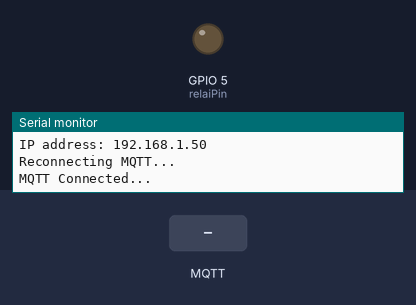
This program was run on a simulated ESP8266 (NodeMCU). Parts: output pins drawn as LEDs (lit = HIGH), the last lines printed to the serial monitor. The test bench sets the inputs (shaded band). WiFi joins after 1.5 s; servers stay silent unless stated; no MQTT or app messages arrive unless stated.

Above: at 2.7 s.
2.8 s: MQTT message "1" arrives on the first subscribed topic
At 3.2 s:
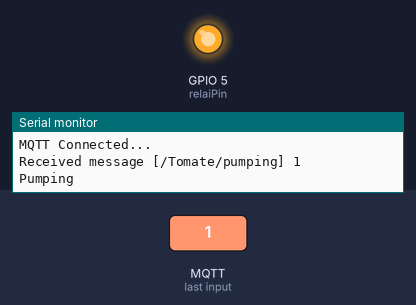
Timing chart, 0 to 14.3 s (numbered marks = the images above; inputs shaded):
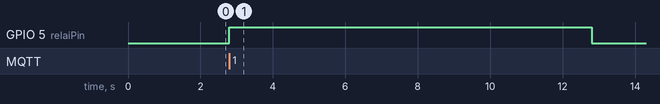

Measured:
- after the input at 2.8 s, GPIO 5 (relaiPin): LOW → HIGH at once, → LOW 10.0 s later

The program:

main.cpp
```cpp
#include <Arduino.h>

#include <ESP8266WiFi.h>
#include <PubSubClient.h>

#include <WiFiUdp.h>
#include <ArduinoOTA.h>

const char* SSID = "UPC4866829";
const char* PSK = "zGkef2ecr8bb";
const char* MQTT_BROKER = "192.168.0.87";

#define SensorPin A0

WiFiClient espClient;
PubSubClient client(espClient);
long lastMsg = 0;
char msg[50];
int value = 0;

int relaiPin = 5; // D1 power pin
float moisture_raw, moisture_percentage; // moisture measurement value

void setup_wifi();
void callback(char* topic, byte* payload, unsigned int length);
void reconnect();

float airValue = 736;
float waterValue = 290;


void setup() {
    pinMode(relaiPin, OUTPUT);

    Serial.begin(115200);
    setup_wifi();
    client.setServer(MQTT_BROKER, 1883);
    client.setCallback(callback);

    // Port defaults to 8266
  // ArduinoOTA.setPort(8266);

  // Hostname defaults to esp8266-[ChipID]
  // ArduinoOTA.setHostname("myesp8266");

  // No authentication by default
  // ArduinoOTA.setPassword("admin");

  // Password can be set with it's md5 value as well
  // MD5(admin) = 21232f297a57a5a743894a0e4a801fc3
  // ArduinoOTA.setPasswordHash("21232f297a57a5a743894a0e4a801fc3");

  ArduinoOTA.onStart([]() {
    String type;
    if (ArduinoOTA.getCommand() == U_FLASH) {
      type = "sketch";
    } else { // U_SPIFFS
      type = "filesystem";
    }

    // NOTE: if updating SPIFFS this would be the place to unmount SPIFFS using SPIFFS.end()
    Serial.println("Start updating " + type);
  });
  ArduinoOTA.onEnd([]() {
    Serial.println("\nEnd");
  });
  ArduinoOTA.onProgress([](unsigned int progress, unsigned int total) {
    Serial.printf("Progress: %u%%\r", (progress / (total / 100)));
  });
  ArduinoOTA.onError([](ota_error_t error) {
    Serial.printf("Error[%u]: ", error);
    if (error == OTA_AUTH_ERROR) {
      Serial.println("Auth Failed");
    } else if (error == OTA_BEGIN_ERROR) {
      Serial.println("Begin Failed");
    } else if (error == OTA_CONNECT_ERROR) {
      Serial.println("Connect Failed");
    } else if (error == OTA_RECEIVE_ERROR) {
      Serial.println("Receive Failed");
    } else if (error == OTA_END_ERROR) {
      Serial.println("End Failed");
    }
  });
  ArduinoOTA.begin();
  Serial.println("Ready");
  Serial.print("IP address: ");
  Serial.println(WiFi.localIP());
}

void setup_wifi() {
    delay(10);
    Serial.println();
    Serial.print("Connecting to ");
    Serial.println(SSID);

    WiFi.begin(SSID, PSK);

    while (WiFi.status() != WL_CONNECTED) {
        delay(500);
        Serial.print(".");
    }

    Serial.println("");
    Serial.println("WiFi connected");
    Serial.println("IP address: ");
    Serial.println(WiFi.localIP());
}

float read_moisture() {
  float moisture = analogRead(SensorPin);
  Serial.println(moisture);
  return moisture;
}

int calculate_percentage(float measurement) {
  float moisture = 100 - (100/(airValue-waterValue)*(measurement-waterValue));
  Serial.println(moisture);
  return moisture;
}

void callback(char* topic, byte* payload, unsigned int length) {
    Serial.print("Received message ["); Serial.print(topic); Serial.print("] ");
    char msg[length+1];
    for (int i = 0; i < length; i++) {
        Serial.println((char)payload[i]);
        msg[i] = (char)payload[i];
    }

    msg[length] = '\0';
    //Serial.println(msg);


    if(strcmp(topic, "/Tomate/pumping")==0){
    if(strcmp(msg,"1")==0){
        Serial.println("Pumping");
        //Relais einschalten
          digitalWrite(relaiPin, HIGH);
        //2 Sekunden anlassen
          delay(10000);
        //Relais ausschalten
          digitalWrite(relaiPin, LOW);
    }
    else{
        Serial.println("Not pumping");
    }
    }
    delay(1000);
    moisture_raw = read_moisture();
    moisture_percentage = calculate_percentage(moisture_raw);
    Serial.print("Current moisture: ");
    Serial.println(moisture_percentage);
    if (client.publish("/Tomate/moisture", String(moisture_percentage).c_str())) {
    Serial.println("Moisture sent!");
    }
}

void reconnect() {
    while (!client.connected()) {
        Serial.println("Reconnecting MQTT...");
        if (!client.connect("Tomate")) {
            Serial.print("failed, rc=");
            Serial.print(client.state());
            Serial.println(" retrying in 5 seconds");
            delay(5000);
        }
    }
    client.subscribe("/Tomate/pumping");
    Serial.println("MQTT Connected...");
}

void loop() {
  ArduinoOTA.handle();
    if (!client.connected()) {
        reconnect();
    }
    client.loop();
}
```
